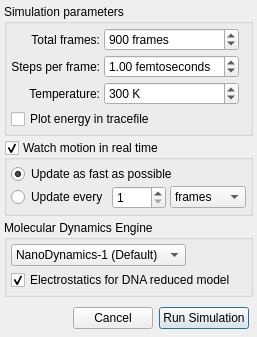
<ui version="4.0" >
 <class>SimSetupDialog</class>
 <widget class="QDialog" name="SimSetupDialog" >
  <property name="geometry" >
   <rect>
    <x>0</x>
    <y>0</y>
    <width>249</width>
    <height>337</height>
   </rect>
  </property>
  <property name="sizePolicy" >
   <sizepolicy>
    <hsizetype>5</hsizetype>
    <vsizetype>3</vsizetype>
    <horstretch>0</horstretch>
    <verstretch>0</verstretch>
   </sizepolicy>
  </property>
  <property name="windowTitle" >
   <string>Run Dynamics</string>
  </property>
  <property name="windowIcon" >
   <iconset/>
  </property>
  <property name="toolTip" >
   <string>Run Dynamics Setup Dialog</string>
  </property>
  <property name="modal" >
   <bool>true</bool>
  </property>
  <layout class="QGridLayout" >
   <property name="margin" >
    <number>4</number>
   </property>
   <property name="spacing" >
    <number>4</number>
   </property>
   <item row="3" column="0" >
    <spacer>
     <property name="orientation" >
      <enum>Qt::Vertical</enum>
     </property>
     <property name="sizeHint" >
      <size>
       <width>20</width>
       <height>16</height>
      </size>
     </property>
    </spacer>
   </item>
   <item row="2" column="0" >
    <widget class="QGroupBox" name="md_engine_groupbox" >
     <property name="title" >
      <string>Molecular Dynamics Engine</string>
     </property>
     <layout class="QVBoxLayout" >
      <property name="margin" >
       <number>4</number>
      </property>
      <property name="spacing" >
       <number>4</number>
      </property>
      <item>
       <layout class="QHBoxLayout" >
        <property name="margin" >
         <number>0</number>
        </property>
        <property name="spacing" >
         <number>4</number>
        </property>
        <item>
         <widget class="QComboBox" name="simulation_engine_combobox" >
          <property name="toolTip" >
           <string>Choose the simulation engine with which to minimize energy.</string>
          </property>
          <item>
           <property name="text" >
            <string>NanoDynamics-1 (Default)</string>
           </property>
          </item>
          <item>
           <property name="text" >
            <string>GROMACS</string>
           </property>
          </item>
         </widget>
        </item>
        <item>
         <spacer>
          <property name="orientation" >
           <enum>Qt::Horizontal</enum>
          </property>
          <property name="sizeHint" >
           <size>
            <width>40</width>
            <height>20</height>
           </size>
          </property>
         </spacer>
        </item>
       </layout>
      </item>
      <item>
       <widget class="QCheckBox" name="electrostaticsForDnaDuringDynamics_checkBox" >
        <property name="text" >
         <string>Electrostatics for DNA reduced model</string>
        </property>
        <property name="checked" >
         <bool>true</bool>
        </property>
       </widget>
      </item>
     </layout>
    </widget>
   </item>
   <item row="1" column="0" >
    <widget class="QGroupBox" name="watch_motion_groupbox" >
     <property name="title" >
      <string>Watch motion in real time</string>
     </property>
     <property name="checkable" >
      <bool>true</bool>
     </property>
     <property name="checked" >
      <bool>true</bool>
     </property>
     <layout class="QGridLayout" >
      <property name="margin" >
       <number>4</number>
      </property>
      <property name="spacing" >
       <number>2</number>
      </property>
      <item row="1" column="0" >
       <layout class="QHBoxLayout" >
        <property name="margin" >
         <number>0</number>
        </property>
        <property name="spacing" >
         <number>4</number>
        </property>
        <item>
         <widget class="QRadioButton" name="update_every_rbtn" >
          <property name="toolTip" >
           <string>Specify how often to update the screen during the simulation.</string>
          </property>
          <property name="text" >
           <string>Update every</string>
          </property>
         </widget>
        </item>
        <item>
         <widget class="QSpinBox" name="update_number_spinbox" >
          <property name="toolTip" >
           <string>Specify how often to update the screen during the simulation.</string>
          </property>
          <property name="maximum" >
           <number>9999</number>
          </property>
          <property name="minimum" >
           <number>1</number>
          </property>
          <property name="value" >
           <number>1</number>
          </property>
         </widget>
        </item>
        <item>
         <widget class="QComboBox" name="update_units_combobox" >
          <property name="toolTip" >
           <string>Specify how often to update the screen during the simulation.</string>
          </property>
          <item>
           <property name="text" >
            <string>frames</string>
           </property>
          </item>
          <item>
           <property name="text" >
            <string>seconds</string>
           </property>
          </item>
          <item>
           <property name="text" >
            <string>minutes</string>
           </property>
          </item>
          <item>
           <property name="text" >
            <string>hours</string>
           </property>
          </item>
         </widget>
        </item>
        <item>
         <spacer>
          <property name="orientation" >
           <enum>Qt::Horizontal</enum>
          </property>
          <property name="sizeType" >
           <enum>QSizePolicy::Expanding</enum>
          </property>
          <property name="sizeHint" >
           <size>
            <width>71</width>
            <height>16</height>
           </size>
          </property>
         </spacer>
        </item>
       </layout>
      </item>
      <item row="0" column="0" >
       <widget class="QRadioButton" name="update_asap_rbtn" >
        <property name="toolTip" >
         <string>Update every 2 seconds, or faster if it doesn't slow simulation by more than 20%</string>
        </property>
        <property name="text" >
         <string>Update as fast as possible</string>
        </property>
        <property name="checked" >
         <bool>true</bool>
        </property>
       </widget>
      </item>
     </layout>
    </widget>
   </item>
   <item row="0" column="0" >
    <widget class="QGroupBox" name="parms_grpbox" >
     <property name="title" >
      <string>Simulation parameters</string>
     </property>
     <layout class="QVBoxLayout" >
      <property name="margin" >
       <number>4</number>
      </property>
      <property name="spacing" >
       <number>4</number>
      </property>
      <item>
       <layout class="QHBoxLayout" >
        <property name="margin" >
         <number>0</number>
        </property>
        <property name="spacing" >
         <number>4</number>
        </property>
        <item>
         <layout class="QVBoxLayout" >
          <property name="margin" >
           <number>0</number>
          </property>
          <property name="spacing" >
           <number>4</number>
          </property>
          <item>
           <widget class="QLabel" name="textLabel5" >
            <property name="text" >
             <string>Total frames:</string>
            </property>
            <property name="alignment" >
             <set>Qt::AlignRight|Qt::AlignTrailing|Qt::AlignVCenter</set>
            </property>
           </widget>
          </item>
          <item>
           <widget class="QLabel" name="textLabel2" >
            <property name="text" >
             <string>Steps per frame:</string>
            </property>
            <property name="alignment" >
             <set>Qt::AlignRight|Qt::AlignTrailing|Qt::AlignVCenter</set>
            </property>
           </widget>
          </item>
          <item>
           <widget class="QLabel" name="textLabel3" >
            <property name="text" >
             <string>Temperature:</string>
            </property>
            <property name="alignment" >
             <set>Qt::AlignRight|Qt::AlignTrailing|Qt::AlignVCenter</set>
            </property>
           </widget>
          </item>
         </layout>
        </item>
        <item>
         <layout class="QVBoxLayout" >
          <property name="margin" >
           <number>0</number>
          </property>
          <property name="spacing" >
           <number>4</number>
          </property>
          <item>
           <widget class="QSpinBox" name="totalFramesSpinBox" >
            <property name="toolTip" >
             <string>Total Frames value</string>
            </property>
            <property name="suffix" >
             <string> frames</string>
            </property>
            <property name="maximum" >
             <number>1000000</number>
            </property>
            <property name="minimum" >
             <number>1</number>
            </property>
            <property name="singleStep" >
             <number>15</number>
            </property>
            <property name="value" >
             <number>900</number>
            </property>
           </widget>
          </item>
          <item>
           <widget class="QDoubleSpinBox" name="stepsPerFrameDoubleSpinBox" >
            <property name="suffix" >
             <string> femtoseconds</string>
            </property>
            <property name="decimals" >
             <number>2</number>
            </property>
            <property name="singleStep" >
             <double>0.100000000000000</double>
            </property>
            <property name="value" >
             <double>1.000000000000000</double>
            </property>
           </widget>
          </item>
          <item>
           <widget class="QSpinBox" name="temperatureSpinBox" >
            <property name="toolTip" >
             <string>Temperature</string>
            </property>
            <property name="suffix" >
             <string> K</string>
            </property>
            <property name="maximum" >
             <number>99999</number>
            </property>
            <property name="value" >
             <number>300</number>
            </property>
           </widget>
          </item>
         </layout>
        </item>
        <item>
         <spacer>
          <property name="orientation" >
           <enum>Qt::Horizontal</enum>
          </property>
          <property name="sizeHint" >
           <size>
            <width>40</width>
            <height>20</height>
           </size>
          </property>
         </spacer>
        </item>
       </layout>
      </item>
      <item>
       <widget class="QCheckBox" name="potential_energy_checkbox" >
        <property name="text" >
         <string>Plot energy in tracefile</string>
        </property>
       </widget>
      </item>
     </layout>
    </widget>
   </item>
   <item row="4" column="0" >
    <layout class="QHBoxLayout" >
     <property name="margin" >
      <number>4</number>
     </property>
     <property name="spacing" >
      <number>6</number>
     </property>
     <item>
      <spacer>
       <property name="orientation" >
        <enum>Qt::Horizontal</enum>
       </property>
       <property name="sizeType" >
        <enum>QSizePolicy::Expanding</enum>
       </property>
       <property name="sizeHint" >
        <size>
         <width>40</width>
         <height>20</height>
        </size>
       </property>
      </spacer>
     </item>
     <item>
      <widget class="QPushButton" name="cancel_btn" >
       <property name="text" >
        <string>Cancel</string>
       </property>
       <property name="default" >
        <bool>false</bool>
       </property>
      </widget>
     </item>
     <item>
      <widget class="QPushButton" name="run_sim_btn" >
       <property name="text" >
        <string>Run Simulation</string>
       </property>
       <property name="default" >
        <bool>true</bool>
       </property>
      </widget>
     </item>
    </layout>
   </item>
  </layout>
 </widget>
 <layoutdefault spacing="6" margin="11" />
 <resources/>
 <connections>
  <connection>
   <sender>cancel_btn</sender>
   <signal>clicked()</signal>
   <receiver>SimSetupDialog</receiver>
   <slot>close()</slot>
   <hints>
    <hint type="sourcelabel" >
     <x>20</x>
     <y>20</y>
    </hint>
    <hint type="destinationlabel" >
     <x>20</x>
     <y>20</y>
    </hint>
   </hints>
  </connection>
 </connections>
</ui>
